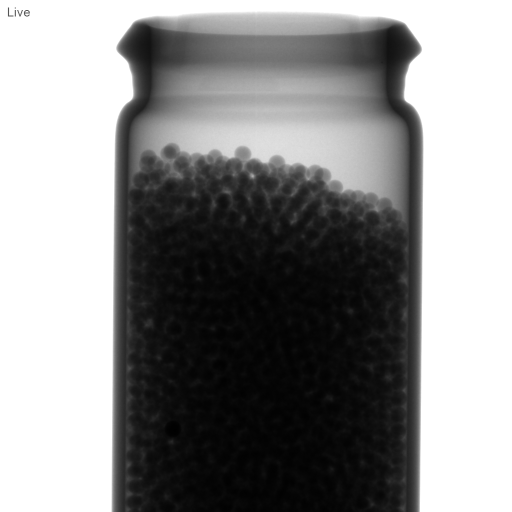
#> input picture 03_notebooks/first.png, 1024 x 1023 px (shown at 1/2 size); the run also reads 1 picture not shown here
$ jupyter execute 03_image_subtraction.ipynb   (shell and % lines are left out)
#> lines starting #> are read from the running program, lines starting #| are printed output that depends on the picture
## images are from a computational standpoint matrices, so we can compute with them

[cell 1]
import numpy as np

from matplotlib import pyplot as plt
plt.rcParams['axes.labelsize'] =  17
plt.rcParams['xtick.labelsize'] = 14
plt.rcParams['ytick.labelsize'] = 14

## we load three x-ray images where we want  to detect motion by subtracting them

[cell 2]
from skimage.io import imread
first = imread('first.png')
#> first is the input picture: shape (1023, 1024); min 0, max 255, mean 142.1
second = imread('second.png')
after_tap = imread('after_tap.png')
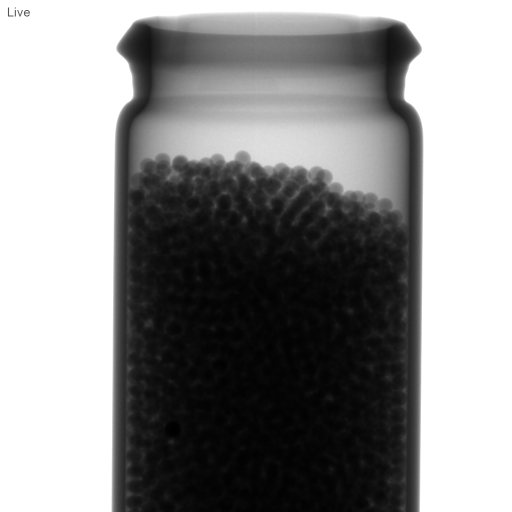
#> input picture 03_notebooks/after_tap.png, 1024 x 1023 px (shown at 1/2 size)
#> after_tap is the input picture: shape (1023, 1024); min 0, max 255, mean 142.5

plt.figure(figsize=(19,6))

plt.subplot(131)
plt.imshow(first, cmap = plt.cm.gray)
plt.axis('off')
plt.title('first', fontsize=20)

plt.subplot(132)
plt.imshow(second, cmap = plt.cm.gray)
plt.axis('off')
plt.title('second', fontsize=20)

plt.subplot(133)
plt.imshow(after_tap, cmap = plt.cm.gray)
plt.axis('off')
plt.title('after tap', fontsize=20)

plt.show()
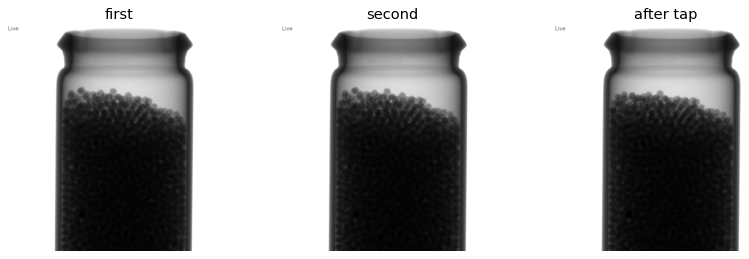
#> figure drawn by matplotlib, 3 panels

### caveat: real BW images are loaded as 8 Bit unsigned integers

[cell 3]
print('first image:',first.shape, first.dtype, first.min(), first.max())
#| first image: (1023, 1024) uint8 0 255

for comparison:

ski_image_bw = color.rgb2gray(imread('astronaut.png'))

created a float:

ski_image_bw: (512, 512)   float64  0.0  1.0

## image subtraction: the influence of the datatype

[cell 4]
# the naive way
diff_raw =   first - second
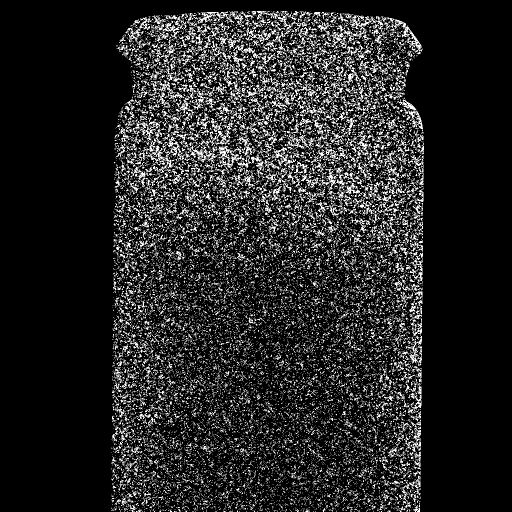
#> diff_raw: shape (1023, 1024) (shown at 1/2 size); min 0, max 255, mean 37.3

# converting to floating point
diff_np =  np.float32(first) -  np.float32(second)
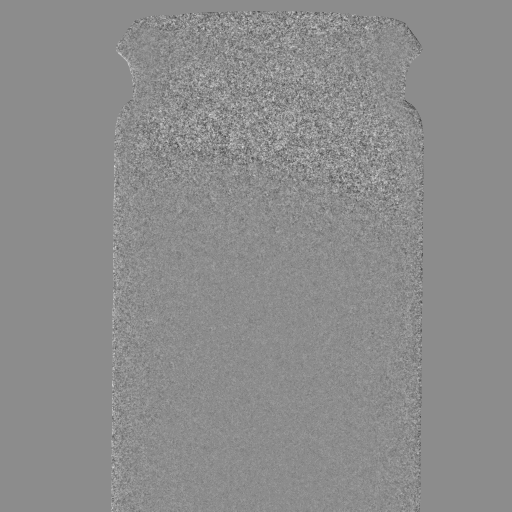
#> diff_np: shape (1023, 1024) float32 (shown at 1/2 size); min -11, max 9, mean 0.028; drawn with min black and max white

# using a specialzed converter
from skimage import img_as_float
diff_iaf =  img_as_float(first) -  img_as_float(second)

print(diff_raw.dtype, diff_np.dtype, diff_iaf.dtype)
#| uint8 float32 float64

[cell 5]
plt.figure(figsize=(19,6))

plt.subplot(131)
plt.imshow(diff_raw, cmap = plt.cm.gray)
plt.axis('off')
plt.colorbar()
plt.title('WRONG! uint8', fontsize=20)

plt.subplot(132)
plt.imshow(diff_np, cmap = plt.cm.gray)
plt.axis('off')
plt.colorbar()
plt.title('np.float32', fontsize=20)

plt.subplot(133)
plt.imshow(diff_iaf, cmap = plt.cm.gray)
plt.axis('off')
plt.colorbar()
plt.title('image_as_float\nrescales range', fontsize=20)

plt.show()
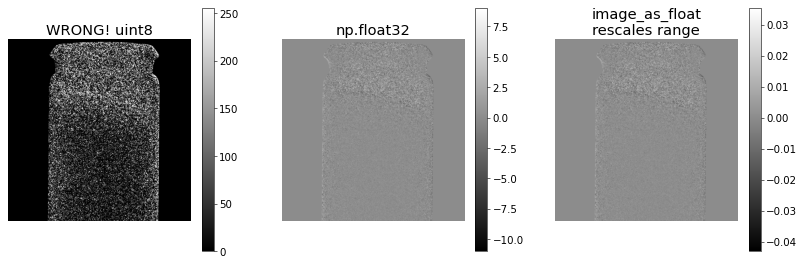
#> figure drawn by matplotlib, 6 panels

## image subtraction: motion detection

[cell 6]
plt.figure(figsize=(14,6))

plt.subplot(121)
plt.imshow(diff_iaf, cmap = plt.cm.gray)
plt.axis('off')
plt.colorbar()
plt.title('first - second', fontsize=20)

plt.subplot(122)
plt.imshow(img_as_float(second) -  img_as_float(after_tap), cmap = plt.cm.gray)
plt.axis('off')
plt.colorbar()
plt.title('second - after_tap', fontsize=20)

plt.show()
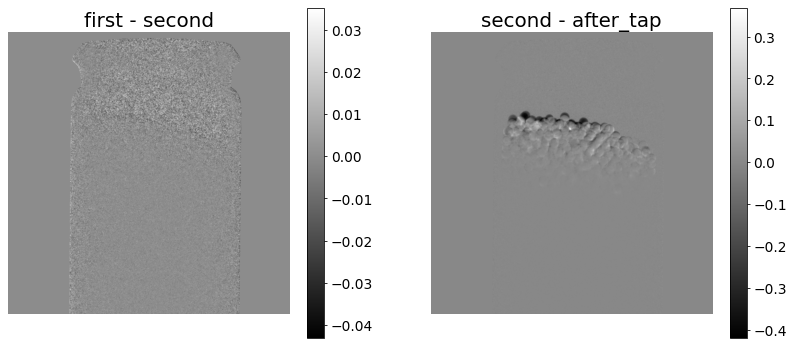
#> figure drawn by matplotlib, 4 panels
